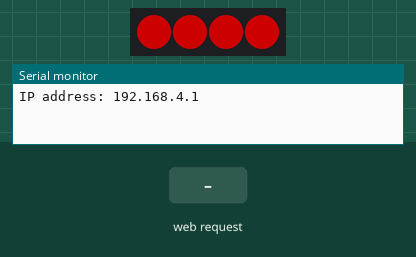
The sketch below on a simulated ESP32. Parts: 4 RGB LEDs in strip order, left to right, the last lines printed to the serial monitor. The test bench sets the inputs (shaded band). Dim RGB values are drawn brighter than linear.

Above: at 1.2 s.
1.3 s: HTTP request GET /CH received
At 2.3 s:
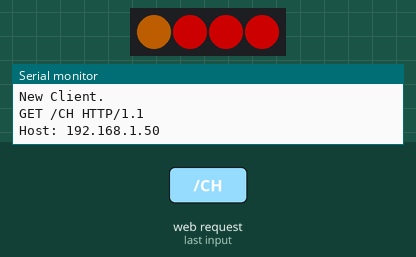
2.8 s: HTTP request GET /CH received
At 3.4 s:
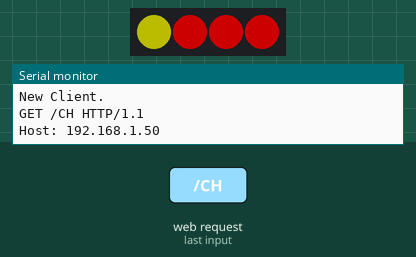
4.3 s: HTTP request GET /BH received
At 4.6 s:
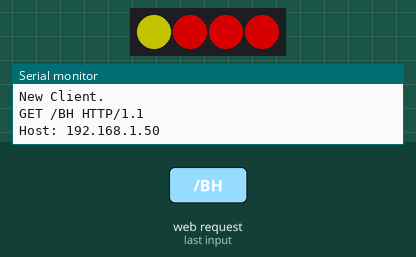
5.8 s: HTTP request GET /CL received
At 7.0 s:
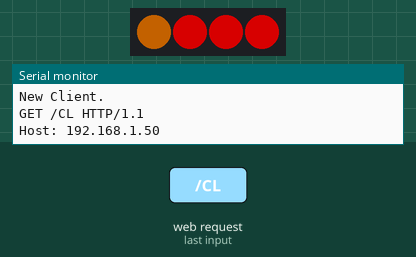
Timing chart, 0 to 8.3 s (numbered marks = the images above; inputs shaded):
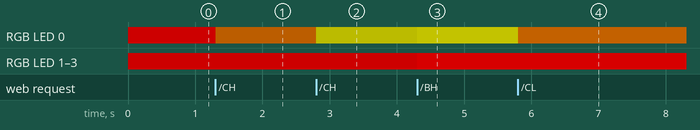

Measured:
- after the input at 1.3 s, RGB LED 0: RGB(112, 0, 0) → RGB(74, 37, 0) at once
- after the input at 2.8 s, RGB LED 0: RGB(74, 37, 0) → RGB(74, 74, 0) at once
- after the input at 4.3 s, RGB LED 0: RGB(74, 74, 0) → RGB(91, 91, 0) at once; RGB LED 1–3: RGB(112, 0, 0) → RGB(136, 0, 0) at once
- after the input at 5.8 s, RGB LED 0: RGB(91, 91, 0) → RGB(91, 45, 0) at once

The sketch:

wifi.ino
```cpp
#include <FastLED.h>

#include <WiFi.h>
#include <WiFiClient.h>
#include <WiFiAP.h>

#define NUM__OF_LEDS 4
#define NUM__COLORS 8

// Set these to your desired credentials.
const char *ssid = "dva";
const char *password = "1234";

WiFiServer server(80);

CRGB leds[NUM__OF_LEDS];
CHSV hsv_leds[NUM__OF_LEDS];

CHSV colors[NUM__COLORS];

int currentColor = 0;
int g_brightness = 144;
int minBrightness = 16;
int maxBrightness = 240;
int step = 32;

void copyToCRGB()
{
    for(int i=0; i < NUM__OF_LEDS; i++)
    {
        leds[i] = CRGB(hsv_leds[i]);
    }
}

void reset()
{
    colors[0] = CHSV(0, 255, 225);
    colors[1] = CHSV(32, 255, 225);
    colors[2] = CHSV(64, 255, 225);
    colors[3] = CHSV(96, 255, 225);
    colors[4] = CHSV(128, 255, 225);
    colors[5] = CHSV(160, 255, 225);
    colors[6] = CHSV(192, 255, 225);
    colors[7] = CHSV(224, 255, 225);

    for(int i = 0; i < NUM__OF_LEDS; ++i)
    {
        hsv_leds[i] = colors[currentColor];
    }
}

CHSV nextColor(int currentColorIndex) {
    int nextColorIndex = ++currentColorIndex % 3;
    return colors[nextColorIndex];
}

CHSV prevColor(int currentColorIndex) {
    int prevColorIndex = --currentColorIndex % 3;
    return colors[prevColorIndex];
}

void setup() {
    FastLED.addLeds<NEOPIXEL, 33>(leds, NUM__OF_LEDS);

    FastLED.setBrightness(g_brightness);
    FastLED.clear();

    reset();

    // Serial port for debugging purposes
    Serial.begin(115200);
    Serial.println();

    WiFi.softAP(ssid);
    IPAddress myIP = WiFi.softAPIP();
    Serial.print("IP address: ");
    Serial.println(myIP);
    server.begin();
}

void handleClient(WiFiClient client) {
    if (client) {                                   // if you get a client,
        Serial.println("New Client.");              // print a message out the serial port
        String currentLine = "";                    // make a String to hold incoming data from the client
        while (client.connected()) {                // loop while the client's connected
            if (client.available()) {               // if there's bytes to read from the client,
                char c = client.read();             // read a byte, then
                Serial.write(c);                    // print it out the serial monitor
                if (c == '\n') {                    // if the byte is a newline character

                    // if the current line is blank, you got two newline characters in a row.
                    // that's the end of the client HTTP request, so send a response:
                    if (currentLine.length() == 0) {
                        // HTTP headers always start with a response code (e.g. HTTP/1.1 200 OK)
                        // and a content-type so the client knows what's coming, then a blank line:
                        client.println("HTTP/1.1 200 OK");
                        client.println("Content-type:text/html");
                        client.println();

                        client.print("<div style=\"position: relative; max-width: 900px; margin-left: auto; margin-right: auto; background-color: #f7f7f7; box-sizing: border-box; \">");
                            client.print("<div style=\"display: flex; flex-direction: column; align-items: center; font-size: 6.5 rem;\">");

                                client.print("<div style=\"width: 100%; display: flex; flex-direction: column; align-items: center;\">");
                                    client.print("<p>Color <a href=\"/CH\">_UP_</a> </p>");
                                    client.print("<p>Color <a href=\"/CL\">DOWN</a> </p>");
                                client.print("</div>");

                                client.print("<div style=\"width: 100%; display: flex; flex-direction: column; align-items: center;\">");
                                    client.print("<p>Brightness <a href=\"/BH\">_UP_</a> </p>");
                                    client.print("<p>Brightness <a href=\"/BL\">DOWN</a> </p>");
                                client.print("</div>");

                            client.print("</div>");
                        client.print("</div>");
                        // The HTTP response ends with another blank line:
                        client.println();
                        // break out of the while loop:
                        break;
                    } else {    // if you got a newline, then clear currentLine:
                        currentLine = "";
                    }
                } else if (c != '\r') {  // if you got anything else but a carriage return character,
                    currentLine += c;      // add it to the end of the currentLine
                }

                if (currentLine.endsWith("GET /CH")) {
                    hsv_leds[0] = nextColor(currentColor);
                    currentColor++;
                }

                if (currentLine.endsWith("GET /CL")) {
                    hsv_leds[0] = prevColor(currentColor);
                    currentColor--;
                }

                if (currentLine.endsWith("GET /BH")) {
                    if(g_brightness <= maxBrightness)
                        g_brightness += step;
                }

                if (currentLine.endsWith("GET /BL")) {
                    if(g_brightness >= minBrightness)
                        g_brightness -= step;
                }
            }
        }
    }
}

void loop() {
    WiFiClient client = server.available();   // listen for incoming clients
    handleClient(client);
    client.stop();

    copyToCRGB();
    FastLED.setBrightness(g_brightness);
    FastLED.show();
}
```
